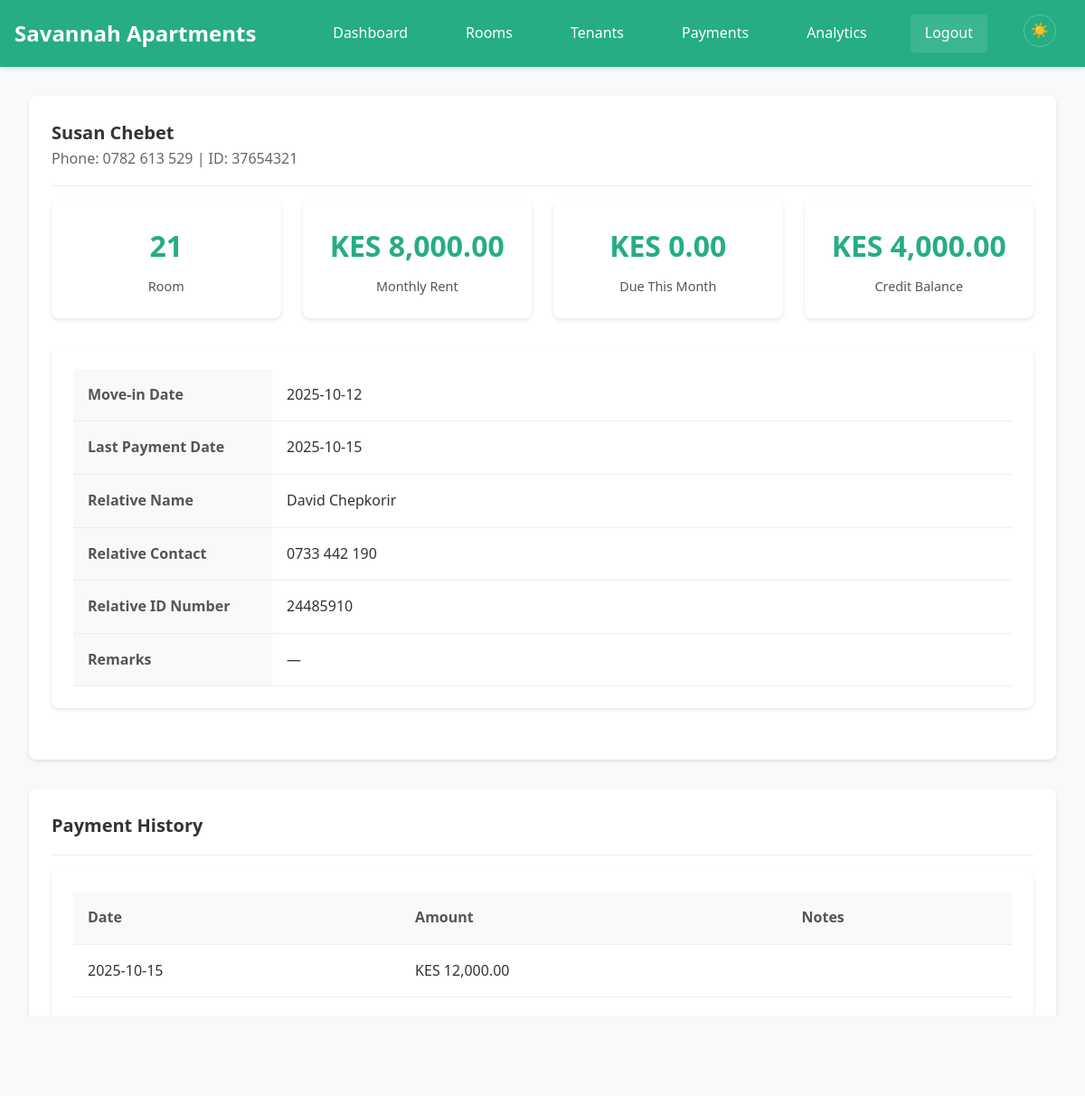
Screenshot of /tenant-details/18 (signed in) with the database file from the repository.
### tables this page shows
CREATE TABLE tenants (
            tenant_id INTEGER PRIMARY KEY AUTOINCREMENT,
            tenant_name TEXT NOT NULL,
            tenant_phone TEXT NOT NULL,
            room_id INTEGER,
            move_in_date DATE NOT NULL,
            balance REAL DEFAULT 0, credit_balance REAL DEFAULT 0, last_payment_date DATE, first_name TEXT, second_name TEXT, id_number TEXT, next_of_kin_name TEXT, next_of_kin_contact TEXT, relative_name TEXT, relative_id_number TEXT, relative_contact TEXT,
            FOREIGN KEY (room_id) REFERENCES rooms (room_id)
        );

CREATE TABLE rooms (
            room_id INTEGER PRIMARY KEY AUTOINCREMENT,
            room_number TEXT UNIQUE NOT NULL,
            room_type TEXT NOT NULL,
            monthly_rent REAL NOT NULL,
            status TEXT DEFAULT 'vacant'
        );

CREATE TABLE payments (
            payment_id INTEGER PRIMARY KEY AUTOINCREMENT,
            tenant_id INTEGER NOT NULL,
            amount REAL NOT NULL,
            payment_date DATE NOT NULL,
            notes TEXT,
            FOREIGN KEY (tenant_id) REFERENCES tenants (tenant_id)
        );

### app.py (the view)
@app.route('/tenant-details/<int:tenant_id>')
@login_required
def tenant_details_view(tenant_id):
    conn = get_db_connection()
    tenant = conn.execute('''
        SELECT t.*, r.room_number, r.monthly_rent
        FROM tenants t
        LEFT JOIN rooms r ON t.room_id = r.room_id
        WHERE t.tenant_id = ?
    ''', (tenant_id,)).fetchone()
    if not tenant:
        conn.close()
        flash('Tenant not found!', 'error')
        return redirect(url_for('tenant_details_list'))
    current_month = datetime.now().strftime('%Y-%m')
    paid_this_month = conn.execute('''
        SELECT COALESCE(SUM(amount), 0) AS total
        FROM payments
        WHERE tenant_id = ? AND strftime('%Y-%m', payment_date) = ?
    ''', (tenant_id, current_month)).fetchone()['total']
    monthly_rent = tenant['monthly_rent'] or 0
    credit_balance = tenant['credit_balance'] or 0
    amount_remaining = max(0, monthly_rent - (paid_this_month + credit_balance))
    payments_history = conn.execute('''
        SELECT payment_id, amount, payment_date, notes
        FROM payments
        WHERE tenant_id = ?
        ORDER BY payment_date DESC
    ''', (tenant_id,)).fetchall()
    conn.close()
    details = {
        'tenant': tenant,
        'amount_remaining': amount_remaining,
        'paid_this_month': paid_this_month,
        'payments_history': payments_history
    }
    return render_template('tenant_details.html', **details)

### app.py (called while the page is built)
@app.template_filter('currency')
def currency_filter(value):
    if value is None:
        return "KES 0.00"
    return f"KES {value:,.2f}"

def get_db_connection():
    conn = sqlite3.connect(DATABASE, timeout=20.0)
    conn.row_factory = sqlite3.Row
    conn.execute('PRAGMA journal_mode=WAL')
    conn.execute('PRAGMA synchronous=NORMAL')
    conn.execute('PRAGMA cache_size=10000')
    conn.execute('PRAGMA temp_store=MEMORY')
    return conn

def login_required(f):
    @wraps(f)
    def decorated_function(*args, **kwargs):
        if 'logged_in' not in session:
            return redirect(url_for('login'))
        return f(*args, **kwargs)
    return decorated_function

### templates/tenant_details.html (shortened to what this page needs)
{% extends "base.html" %}
{% block content %}
<div class="card">
    <div class="card-header">
        <h1 class="card-title">{{ tenant.tenant_name }}</h1>
        <p style="margin:0;color:#666;">Phone: {{ tenant.tenant_phone }} | ID: {{ tenant.id_number or 'N/A' }}</p>
    </div>
    <div class="stats-grid">
        <div class="stat-card">
            <div class="stat-number">{{ tenant.room_number or 'No Room' }}</div>
            <div class="stat-label">Room</div>
        </div>
        <div class="stat-card">
            <div class="stat-number">{{ tenant.monthly_rent|currency }}</div>
            <div class="stat-label">Monthly Rent</div>
        </div>
        <div class="stat-card">
            <div class="stat-number">{{ amount_remaining|currency }}</div>
            <div class="stat-label">Due This Month</div>
        </div>
        <div class="stat-card">
            <div class="stat-number">{{ tenant.credit_balance|currency }}</div>
            <div class="stat-label">Credit Balance</div>
        </div>
    </div>
    <div class="table-container" style="margin-top:1rem;">
        <table class="table">
            <tbody>
                <tr><th style="width:220px;">Move-in Date</th><td>{{ tenant.move_in_date }}</td></tr>
                <tr><th>Last Payment Date</th><td>{{ tenant.last_payment_date or 'N/A' }}</td></tr>
                <tr><th>Relative Name</th><td>{{ tenant.relative_name or 'N/A' }}</td></tr>
                <tr><th>Relative Contact</th><td>{{ tenant.relative_contact or 'N/A' }}</td></tr>
                <tr><th>Relative ID Number</th><td>{{ tenant.relative_id_number or 'N/A' }}</td></tr>
                <tr><th>Remarks</th><td>{{ tenant.notes or '—' }}</td></tr>
            </tbody>
        </table>
    </div>
</div>
<div class="card">
    <div class="card-header">
        <h2 class="card-title">Payment History</h2>
    </div>
    {% if payments_history %}
    <div class="table-container">
        <table class="table">
            <thead>
                <tr>
                    <th>Date</th>
                    <th>Amount</th>
                    <th>Notes</th>
                </tr>
            </thead>
            <tbody>
                {% for p in payments_history %}
                <tr>
                    <td>{{ p.payment_date }}</td>
                    <td>{{ p.amount|currency }}</td>
                    <td>{{ p.notes or '' }}</td>
                </tr>
                {% endfor %}
            </tbody>
        </table>
    </div>
    {% else %}
    <p style="text-align:center;color:#666;padding:2rem;">No payments recorded.</p>
    {% endif %}
</div>
{% endblock %}

### static/css/style.css (style rules this page uses)
* { margin: 0; padding: 0; box-sizing: border-box; }
body { font-family: 'Segoe UI', Tahoma, Geneva, Verdana, sans-serif; line-height: 1.6; color: var(--text-primary); background-color: var(--background); }
.card { background: var(--surface); border-radius: 8px; box-shadow: 0 2px 4px rgba(0,0,0,0.1); padding: 1.5rem; margin-bottom: 2rem; }
.card-header { border-bottom: 1px solid #eee; padding-bottom: 1rem; margin-bottom: 1rem; }
.card-title { font-size: 1.25rem; font-weight: 600; color: var(--text-primary); }
.stats-grid { display: grid; grid-template-columns: repeat(auto-fit, minmax(200px, 1fr)); gap: 1.5rem; margin-bottom: 2rem; }
.stat-card { background: var(--surface); padding: 1.5rem; border-radius: 8px; box-shadow: 0 2px 4px rgba(0,0,0,0.1); text-align: center; }
.stat-number { font-size: 2rem; font-weight: bold; color: var(--brand-primary); margin-bottom: 0.5rem; }
.stat-label { color: var(--text-secondary); font-size: 0.9rem; }
.table-container { background: var(--surface); border-radius: 8px; box-shadow: 0 2px 4px rgba(0,0,0,0.1); padding: 1.5rem; margin-bottom: 2rem; overflow-x: auto; max-height: 60vh; overflow-y: auto; position: relative; }
.table { width: 100%; border-collapse: collapse; table-layout: auto; min-width: 600px; }
.table th, .table td { padding: 1rem; text-align: left; border-bottom: 1px solid var(--divider); }
.table th { background-color: var(--table-header-bg); font-weight: 600; color: var(--text-secondary); }
:root { --background: #f8f9fa; --surface: #ffffff; --text-primary: #333333; --text-secondary: #555555; --divider: #eeeeee; --hover-bg: #f1f3f5; --table-header-bg: #f8f9fa; --brand-primary: #26ad85; --brand-primary-hover: #1d8a6b; --brand-accent: #37d8a8; --on-brand: #ffffff; --input-bg: #ffffff; --input-border: #dddddd; --flash-success-bg: #d4edda; --flash-success-text: #155724; --flash-success-border: #c3e6cb; --flash-error-bg: #f8d7da; --flash-error-text: #721c24; --flash-error-border: #f5c6cb; --flash-info-bg: #d1ecf1; --flash-info-text: #0c5460; --flash-info-border: #bee5eb; --badge-neutral-bg: #e2e3e5; --badge-success-bg: #d4edda; --badge-success-text: #155724; --badge-error-bg: #f8d7da; --badge-error-text: #721c24; }
.card { transition: all 0.3s ease-in-out; border: 1px solid transparent; position: relative; overflow: hidden; }
.card::before { content: ''; position: absolute; top: 0; left: 0; right: 0; height: 3px; background: linear-gradient(90deg, var(--brand-primary), var(--brand-accent)); transform: scaleX(0); transition: transform 0.3s ease-in-out; }
.table tbody tr { transition: background-color 0.2s ease-in-out; }
html { scroll-behavior: smooth; }
.card, .btn, .form-input { will-change: transform; }
* { -webkit-font-smoothing: antialiased; -moz-osx-font-smoothing: grayscale; }
.card, .btn, .form-input, .toast { contain: layout style paint; }
@media (prefers-reduced-motion: no-preference) { .card, .btn, .form-input { transition: transform 0.2s ease-out, box-shadow 0.2s ease-out; } }
.table-container { overflow-anchor: auto; }
.table-container { scrollbar-width: thin; scrollbar-color: var(--scrollbar-thumb) var(--scrollbar-track); }
* { scrollbar-width: thin; scrollbar-color: var(--scrollbar-thumb) var(--scrollbar-track); }
:root { --scrollbar-track: var(--divider); --scrollbar-thumb: var(--text-tertiary); --scrollbar-thumb-hover: var(--text-secondary); }

### rows the page displays
tenants: tenant_name "Susan Chebet", tenant_phone "0782 613 529", id_number "37654321", credit_balance "KES 4,000.00", move_in_date "2025-10-12", last_payment_date "2025-10-15", relative_name "David Chepkorir", relative_contact "0733 442 190", relative_id_number "24485910"
rooms: room_number "21", monthly_rent "KES 8,000.00"
payments: payment_date "2025-10-15", amount "KES 12,000.00"

### other values shown
{{ amount_remaining|currency }} "KES 0.00"
{{ tenant.notes or '—' }} "—"
